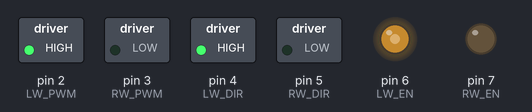
This sketch was run on a simulated Arduino Mega 2560, built with avr-gcc and run on an emulated ATmega2560. Parts: switched loads named in the sketch (green lamp = pin HIGH), output pins drawn as LEDs (lit = HIGH).

Above: at 0.1 s.
Timing chart, 0 to 1.6 s (numbered marks = the images above):
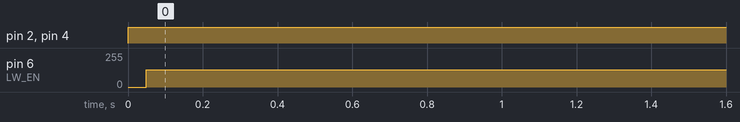

The sketch:

Motor_Control.ino
```cpp
#define LW_PWM 2 //assigning pin 2 to left motor pwm controller
#define RW_PWM 3 //assigning pin 3 to right motor pwm controller
#define LW_EN 6 //assigning pin 6 to left motor enable controller
#define RW_EN 7 //assigning pin 7 to right motor enable controller
#define LW_DIR 4 //assigning pin 4 to left motor direction controller
#define RW_DIR 5 //assigning pin 5 to right motor direction controller
#define LW_ENCODER_A 24 //assigning pin 24 to left motor hall sensor 1
#define LW_ENCODER_B 28 //assigning pin 28 to left motor hall sensor 2
#define RW_ENCODER_A 26 //assigning pin 26 to right motor hall sensor 1
#define RW_ENCODER_B 30 //assigning pin 30 to right motor hall sensor 2

//Tells compiler value has changed on the fly
volatile unsigned long L_ENCODER_POS = 0;
volatile unsigned long R_ENCODER_POS = 0;

void setup()
{
 Serial.begin(9600);     //baudrate
 pinMode(LW_PWM,OUTPUT);
 pinMode(LW_DIR, OUTPUT);
 pinMode(LW_EN,OUTPUT);
 pinMode(RW_PWM,OUTPUT);
 pinMode(RW_DIR, OUTPUT);
 pinMode(RW_EN,OUTPUT);
 pinMode(LW_ENCODER_A,INPUT);
 pinMode(LW_ENCODER_B,INPUT);
 pinMode(RW_ENCODER_A,INPUT);
 pinMode(RW_ENCODER_B,INPUT);
}

void loop()
{
  moveLeftMotorRearForward();

}

//moves left rear wheel foward
void moveLeftMotorRearForward()
{
  digitalWrite(LW_DIR,HIGH);
  digitalWrite(LW_EN,HIGH);
  digitalWrite(LW_PWM,157);
  delayMicroseconds(2000);
  digitalWrite(LW_EN,LOW);
  delayMicroseconds(2000);
}

//moves right rear wheel forward
void moveRightMotorRearForward()
{
  digitalWrite(RW_DIR,HIGH);
  digitalWrite(RW_EN,HIGH);
  digitalWrite(RW_PWM,157);
  delayMicroseconds(2000);
  digitalWrite(RW_EN,LOW);
  delayMicroseconds(2000);
}

//stops left rear wheel
void stopLeftRearMotor()
{
  digitalWrite(LW_EN,LOW);
}

//stops right rear wheel
void stopRightRearMotor()
{
  digitalWrite(RW_EN,LOW);
}

//reverse left rear wheel
void reverseLeftRearMotor()
{

  digitalWrite(LW_DIR,LOW);
  digitalWrite(LW_EN,HIGH);
  digitalWrite(LW_PWM, 157);
  delayMicroseconds(2000);
  digitalWrite(LW_EN,LOW);
  delayMicroseconds(2000);
}

//reverse right rear wheel
void reverseRightRearMotor()
{
  digitalWrite(RW_DIR,LOW);
  digitalWrite(RW_EN,HIGH);
  digitalWrite(RW_PWM, 157);
  delayMicroseconds(2000);
  digitalWrite(RW_EN,LOW);
  delayMicroseconds(2000);
}

//pause left rear wheel
void brakeLeftRearMotor()
{
  digitalWrite(LW_EN,HIGH);
  digitalWrite(LW_PWM, 0);
}

//pause right rear wheel
void brakeRightRearMotor()
{
  digitalWrite(RW_EN,HIGH);
  digitalWrite(RW_PWM, 0);
}

//read left rear wheel encoder
void readLeftRearEncoder()
{
  if (digitalRead(LW_ENCODER_A) == HIGH)
  {
    // check channel B to see which way encoder is turning
    if (digitalRead(LW_ENCODER_B) == LOW)
    {
      L_ENCODER_POS += L_ENCODER_POS;       // CW
    }
    else
    {
      L_ENCODER_POS -= L_ENCODER_POS;         // CCW
    }
  }
  else
  {
    // check channel B to see which way encoder is turning
    if (digitalRead(LW_ENCODER_B) == HIGH)
    {
      L_ENCODER_POS += L_ENCODER_POS;          // CW
    }
    else
    {
      L_ENCODER_POS -= L_ENCODER_POS;          // CCW
    }
  }
  Serial.println (L_ENCODER_POS, DEC);
}

//read right rear wheel encoder
void readRightRearEncoder()
{
  if (digitalRead(RW_ENCODER_A) == HIGH)
  {
    // check channel B to see which way encoder is turning
    if (digitalRead(RW_ENCODER_B) == LOW)
    {
      R_ENCODER_POS += R_ENCODER_POS;       // CW
    }
    else {
      R_ENCODER_POS -= R_ENCODER_POS;         // CCW
    }
  }
  else
  {
    // check channel B to see which way encoder is turning
    if (digitalRead(RW_ENCODER_B) == HIGH)
    {
      R_ENCODER_POS += R_ENCODER_POS;          // CW
    }
    else
    {
      R_ENCODER_POS -= R_ENCODER_POS;          // CCW
    }
  }
  Serial.println (R_ENCODER_POS, DEC);
}
```

Measured:
- by itself, pin 2 (LW_PWM), pin 4 (LW_DIR): LOW → HIGH at 0.00 s
- by itself, pin 6 (LW_EN): 0/255 → 128/255 at 0.05 s
